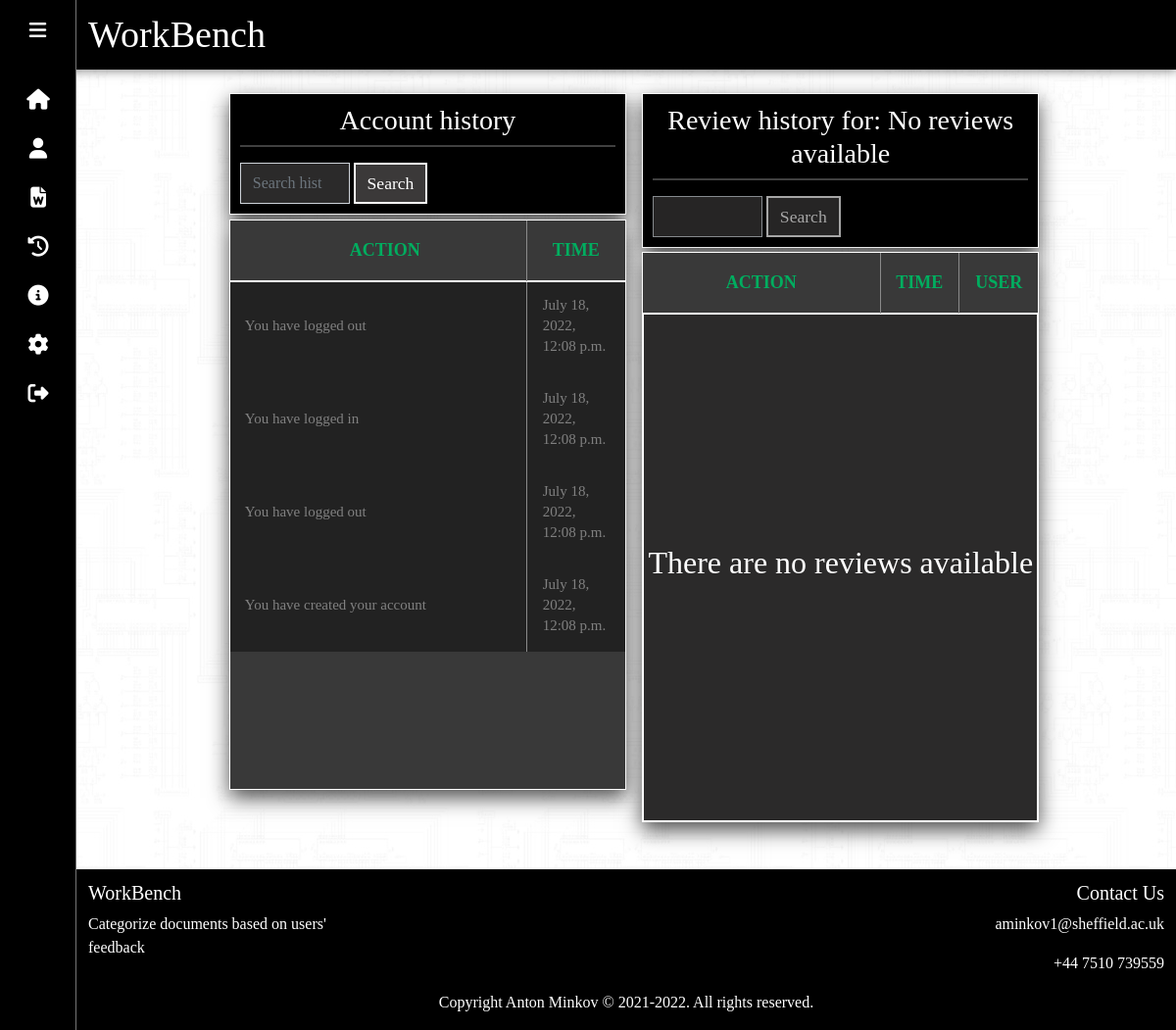
Page /app/history/ (signed in) on the earlier database version.
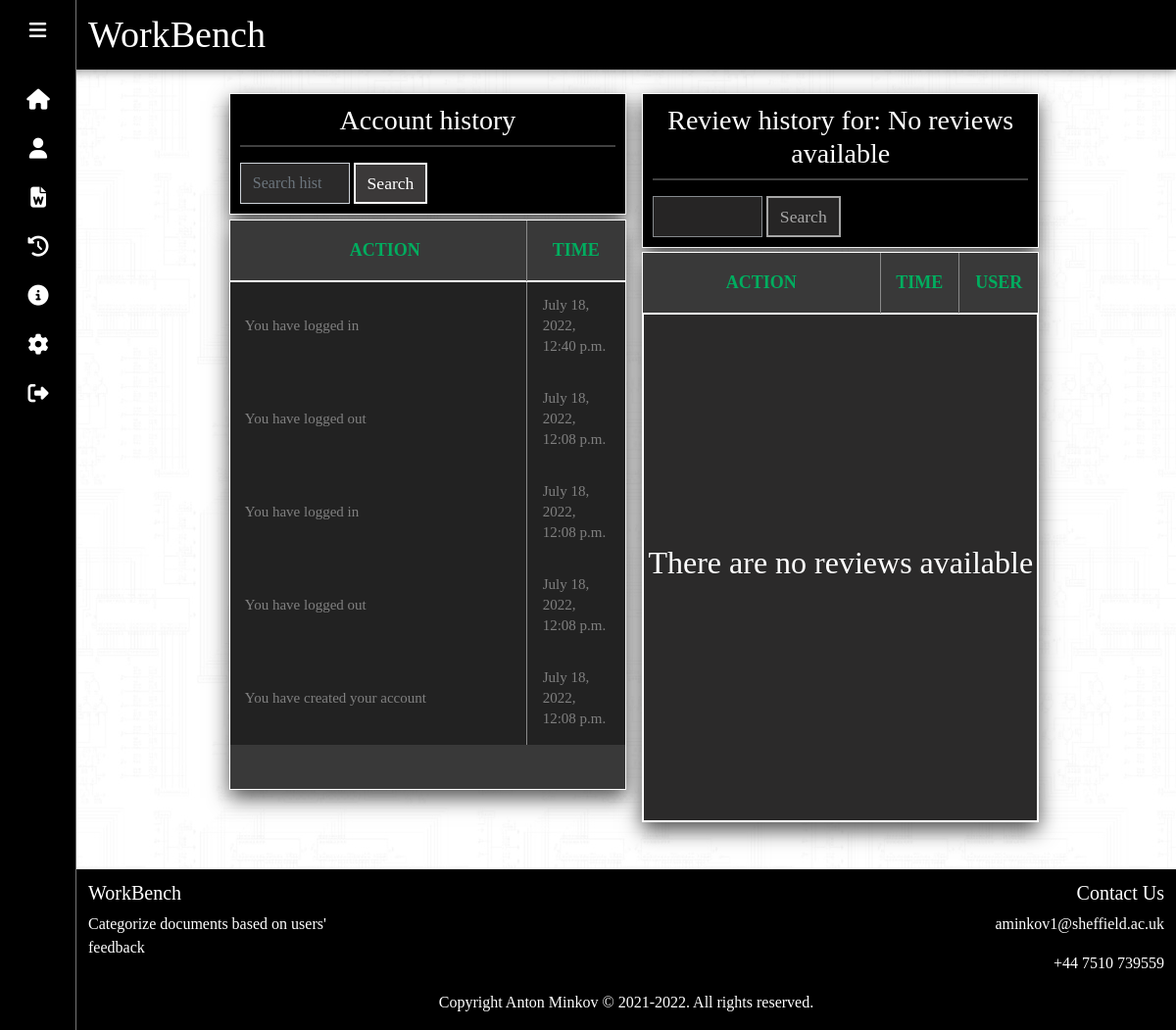
Same page on the later database version.
### workbench/models.py (models this page shows)
class HistoryProfile(models.Model):
    profile_id = models.ForeignKey(Profile, on_delete=models.CASCADE, blank=False, null=False)
    action = models.CharField(max_length=200, blank=False, null=False)
    created_on = models.DateTimeField(auto_now=False, default=datetime.datetime.now, null=False)
    type = models.CharField(max_length=50, null=False)

### workbench/views.py (the view)
# urls.py: path('history/', views.historyManager, name='history'),
def historyManager(request):
  if request.user.is_authenticated:
    profile_id = Profile.objects.get(user_id=request.user)
    all_reviews = Review.objects.filter(profile_id=Profile.objects.get(user_id=request.user)).order_by('-created_on')
    history_profile_actions = HistoryProfile.objects.filter(profile_id=profile_id).order_by('-created_on')
    search_query_profile = ""
    search_query_review = ""
    if all_reviews.count() > 0:
        selected_review = all_reviews[:1].get()
        history_review_actions = HistoryReview.objects.filter(review_id=selected_review.id).order_by('-created_on')
    else:
      selected_review = "empty"
      history_review_actions = HistoryReview.objects.none()
    if request.method == 'GET':
      if 'history_review_input' in request.GET or 'history_profile_input' in request.GET:
        search_fields_profile = ['action', 'created_on', 'type']
        search_query_profile = str(request.GET['history_profile_input'])
        if search_query_profile:
          history_profile_actions = HistoryProfile.objects.filter(search_filter(search_fields_profile, search_query_profile), profile_id=profile_id).order_by('-created_on')
        review_id = request.GET['history_review_dropdown']
        selected_review = Review.objects.get(id=review_id)
        search_fields_reivew = ['action', 'created_on', 'type', 'created_by']
        search_query_review = str(request.GET['history_review_input'])
        if search_query_review:
          history_review_actions = HistoryReview.objects.filter(search_filter(search_fields_reivew, search_query_review), review_id=review_id).order_by('-created_on')
        else:
          history_review_actions = HistoryReview.objects.filter(review_id=review_id).order_by('-created_on')
    context_dict = {
      "history_profile" : history_profile_actions,
      "history_review" : history_review_actions,
      "all_reviews" : all_reviews,
      "selected_review": selected_review,
      "search_query_profile" : search_query_profile,
      "search_query_review" : search_query_review,
    }
    return render(request, 'history.html', context=context_dict)
  else:
    return redirect('/')

### workbench/templates/history.html (shortened to what this page needs)
{% load static %}
<!DOCTYPE html>
  <html>
    <head>
      <link href="https://cdn.jsdelivr.net/npm/bootstrap@5.1.1/dist/css/bootstrap.min.css" rel="stylesheet">
      <link rel="stylesheet" href="/static/workbench/css/general.css">
      <link rel="stylesheet" href="/static/workbench/css/global.css">
      <link rel="stylesheet" href="/static/workbench/css/history.css">
    </head>
    <nav class="navbar navbar-light navbar_custom" style="background-color: #000000;">
      <div class="container-fluid">
        <p class="center_nav_brand">
          <a href="{% url 'homepage' %}" class="navbar-brand brand_custom">WorkBench</a>
        </p>
      </div>
    </nav>
    <body>
      <div class="container-fluid container_min_viewport">
        <div class="sidebar">
          <div class="logo_content">
            <i class="fas fa-bars" id="btn"></i>
          </div>
          <ul class="nav_list">
            <li>
              <a href="{% url 'homepage' %}">
                <i class="fas fa-home"></i>
              </a>
            </li>
            <li>
              <a href="{% url 'account' %}">
                <i class="fas fa-user"></i>
              </a>
            </li>
            <li>
              <a href="{% url 'documents' %}">
                <i class="fas fa-file-word"></i>
              </a>
            </li>
            <li>
              <a href="{% url 'history' %}">
                <i class="fas fa-history"></i>
              </a>
            </li>
            <li>
              <a href="{% url 'info' %}">
                <i class="fas fa-info-circle"></i>
              </a>
            </li>
            <li>
              <a href="{% url 'settings' %}">
                <i class="fas fa-cog"></i>
              </a>
            </li>
            <li>
              <a href="{% url 'index' %}">
                <i class="fas fa-sign-out-alt"></i>
              </a>
            </li>
          </ul>
        </div>
        <div class="page_content">
          <div class="force_size row div m-auto mb-3 mt-3">
            <div class="force_size row p-2 m-auto">
              <form id="history_form" class="d-flex search_placement search_form_nav" method="GET">
                <div class="col-lg-6 col-md-6 col-sm-12 col-xs-12 column_table_1">
                  <div class="standard_div_shadow padding_10 row row_no_gutter">
                    <div class="col-lg-12 col-md-12 col-sm-12 col-xs-12">
                      <div>
                        <h3 class="center_text text-white">Account history</h3>
                      </div>
                    </div>
                    <hr class="header_separator">
                    <div class="col-lg-6 col-md-6 col-sm-6 col-xs-12 no_padding">
                      <div class="d-flex search_placement search_form_nav">
                        <input name="history_profile_input" type="search" class="form-control me-1 rectangle_border bg_dark_gray search_input_nav" type="search" placeholder="Search history" aria-label="searchReviewsTable" value={{ search_query_profile }}>
                        <button name="history_profile_search" class="btn button_white rectangle_border search_button_nav" type="submit">Search</button>
                      </div>
                    </div>
                  </div>
                  <div class="standard_div_shadow margin_top_1p row row_no_gutter">
                    <div class="table100 ver3 m-b-110">
                      <div class="table100-head">
                        <table>
                          <thead>
                            <tr class="row100 head border_bottom_white">
                              <th class="cell100 column1_1 center_text">Action</th>
                              <th class="cell100 column1_2 center_text">Time</th>
                            </tr>
                          </thead>
                        </table>
                      </div>
                      <div class="table100-body js-pscroll">
                        <table>
                          <tbody>
                            {% for entry in history_profile %}
                              <tbody class="review_onclick table_tbody_link">
                                <tr class="row100 body table_tr_link">
                                  <td class="cell100 column1_1">{{ entry.action }}</td>
                                  <td class="cell100 column1_2 p-3">{{ entry.created_on }}</td>
                                </tr>
                              </tbody>
                            {% empty %}
                              <div class="standard_gray_div documents_table_div no_documents_div">
                                <h2 class="text-white">There is no history to show</h2>
                              </div>
                            {% endfor %}
                          </tbody>
                        </table>
                      </div>
                    </div>
                  </div>
                </div>
                <div class="col-lg-6 col-md-6 col-sm-12 col-xs-12 column_table_2">
                  <div class="standard_div_shadow padding_10 row row_no_gutter">
                    <div class="col-lg-12 col-md-12 col-sm-12 col-xs-12">
                      <div>
                        {% if all_reviews %}
                          <h3 class="center_text text-white">Review history for: {{selected_review.title}}</h3>
                        {% else %}
                          <h3 class="center_text text-white">Review history for: No reviews available</h3>
                        {% endif %}
                      </div>
                    </div>
                    <hr class="header_separator">
                    <div class="col-lg-12 col-md-12 col-sm-12 col-xs-12 no_padding">
                      <div class="d-flex search_placement search_form_nav">
                        {% if all_reviews %}
                          <div class="col-lg-6 col-md-6 col-sm-6 col-xs-6 no_padding d-flex">
                            <input name="history_review_input" type="search" class="form-control me-1 rectangle_border bg_dark_gray search_input_nav" placeholder="Search history" aria-label="searchReviewsTable" value={{ search_query_review }}>
                            <input id="review_id_input" name="history_review_dropdown" type="hidden" class="form-control me-1 rectangle_border bg_dark_gray search_input_nav" aria-label="searchReviewsTable" value={{selected_review.id}}>
                            <button name="history_review_search" class="btn button_white rectangle_border search_button_nav" type="submit">Search</button>
                          </div>
                          <div class="col-lg-6 col-md-6 col-sm-6 col-xs-6 no_padding">
                            <button id="popup_form_open" class="btn button_white rectangle_border search_button_nav float_right" type="button">Select review</button>
                          </div>
                        {% else %}
                          <div class="col-lg-6 col-md-6 col-sm-6 col-xs-6 no_padding d-flex">
                            <input name="history_review_input" type="search" class="form-control me-1 rectangle_border bg_dark_gray search_input_nav" placeholder="" aria-label="searchReviewsTable" disabled>
                            <button name="history_review_search" class="btn button_white rectangle_border search_button_nav" type="submit" disabled>Search</button>
                          </div>
                        {% endif %}
                        </div>
                    </div>
                  </div>
                  <div class="standard_div_shadow margin_top_1p row row_no_gutter">
                    <div class="table100 ver3 m-b-110">
                      <div class="table100-head">
                        <table>
                          <thead>
                            <tr class="row100 head border_bottom_white">
                              <th class="cell100 column2_1 center_text">Action</th>
                              <th class="cell100 column2_2 center_text">Time</th>
                              <th class="cell100 column2_3 center_text">User</th>
                            </tr>
                          </thead>
                        </table>
                      </div>
                      <div class="table100-body js-pscroll">
                        <table>
                          <tbody>
                            {% if all_reviews %}
                              {% for entry in history_review %}
                                <tbody class="review_onclick table_tbody_link">
                                  <tr class="row100 body table_tr_link">
                                    <td class="cell100 column2_1 p-3">{{ entry.action }}</td>
                                    <td class="cell100 column2_2 p-3">{{ entry.created_on }}</td>
                                    <td class="cell100 column2_3 center_text">{{ entry.created_by }}</td>
                                  </tr>
                                </tbody>
                              {% empty %}
                                <div class="standard_gray_div documents_table_div no_documents_div">
                                  <h2 class="text-white">There is no history for this review</h2>
                                </div>
                              {% endfor %}
                            {% else %}
                              <div class="standard_gray_div documents_table_div no_documents_div">
                                <h2 class="text-white">There are no reviews available</h2>
                              </div>
                            {% endif %}
                          </tbody>
                        </table>
                      </div>
                    </div>
                  </div>
                </div>
              </form>
            </div>
          </div>
        </div>
      </div>
      <footer id="footer" class="footer-1 bg_black text_white">
        <div class="main-footer widgets-dark typo-light text_white">
          <div class="container">
            <div class="row">
              <div class="col footer_description">
                <div class="widget subscribe no-box">
                  <h5 class="widget-title">WorkBench</h5>
                    <p class="text_white">Categorize documents based on users' feedback </p>
                </div>
              </div>
              <div class="col">
              </div>
              <div class="col">
              </div>
              <div class="col footer_contact">
                <div class="widget no-box">
                  <h5 class="widget-title">Contact Us</h5>
                    <p class="text_white">aminkov1@sheffield.ac.uk</p>
                    <p class="text_white">+44 7510 739559</p>
                </div>
              </div>
            </div>
          </div>
        </div>
        <div class="footer-copyright">
          <div class="container">
            <div class="row">
              <div class="col-md-12 text-center">
                <p class="text_white">Copyright Anton Minkov © 2021-2022. All rights reserved.</p>
              </div>
            </div>
          </div>
        </div>
      </footer>
    </body>
  </html>

### workbench/static/workbench/css/global.css (style rules this page uses)
body { background-image: url('/static/workbench/images/white.jpg'); font-family: "Garmond" }
.rectangle_border { border-radius: 0rem; }
.center_text { text-align: center; }
.margin_top_1p { margin-top: 1%; }
.bg_dark_gray { background-color: rgb(43, 42, 42); color: white; }
button.btn { font-size: 1.10rem; border-radius: 0rem; background-color: rgb(59, 57, 57); border: 2px solid white; color: white; box-shadow: none; outline: 0; }
.navbar_custom { box-shadow: 0px 0px 10px 1px rgb(0 0 0 / 50%); }
.padding_10 { padding: 10px; }
.no_padding { padding: 0 !important; }
.standard_div_shadow { background-color: black; box-shadow: 0 8px 20px rgb(0 0 0 / 0.7); border: 1px solid white; }
.standard_gray_div { background-color: rgb(43, 42, 42); border: 1px solid rgb(255, 255, 255); }
.row_no_gutter { --bs-gutter-x: 0rem; }
.border_bottom_white { border-bottom: 1px solid rgb(255, 255, 255); }
.form-control:disabled { background-color: rgb(59, 57, 57); opacity: 0.65; pointer-events: none; }

### workbench/static/workbench/css/history.css (style rules this page uses)
.js-pscroll { position: relative; overflow-y: hidden; }
.table100 { background-color: #fff; }
table { width: 100%; table-layout: fixed; }
th, td { font-weight: unset; }
.column1_1 { width: 75%; padding-left: 15px; border-right: 1px solid rgb(139, 139, 139); }
.column1_2 { width: 25%; }
.column2_1 { width: 60%; border-right: 1px solid rgb(139, 139, 139); }
.column2_2 { width: 20%; border-right: 1px solid rgb(139, 139, 139); }
.column2_3 { width: 20%; }
.table100-head th { padding-top: 18px; padding-bottom: 18px; }
.table100-body td { padding-top: 16px; padding-bottom: 16px; }
.table100 { position: relative; padding-top: 60px; }
.table100-head { position: absolute; width: 100%; top: 0; left: 0; border-bottom: 1px solid white; z-index: 9999; }
.table100-body { max-height: 65vh; min-height: 65vh; overflow-y: overlay; overflow-x: hidden; }
.table100.ver3 { background-color: #393939; }
.table100.ver3 th { font-size: 18px; color: #00ad5f; line-height: 1.4; text-transform: uppercase; background-color: #393939; word-wrap: break-word; overflow-wrap: break-word; font-weight: bold; }
.table100.ver3 td { font-size: 15px; color: #808080; line-height: 1.4; background-color: #222222; word-wrap: break-word; overflow-wrap: break-word; transition: 0.1s ease-out; }
.force_size { width: 88% !important; }
.no_documents_div { display:flex; align-items: center; justify-content: center; }
.documents_table_div { min-height: 65vh; }
a, a:hover, a:focus, a:active { text-decoration: none; color: inherit; }
.header_separator { height: 1px; background-color: rgb(255, 255, 255); border: 1px solid white; }
.column_table_1 { margin-right: 1%; }
.column_table_2 { margin-left: 1%; }

Differences in the rows shown:
added HistoryProfile: action "You have logged in", created_on "July 18, 2022, 12:40 p.m."
